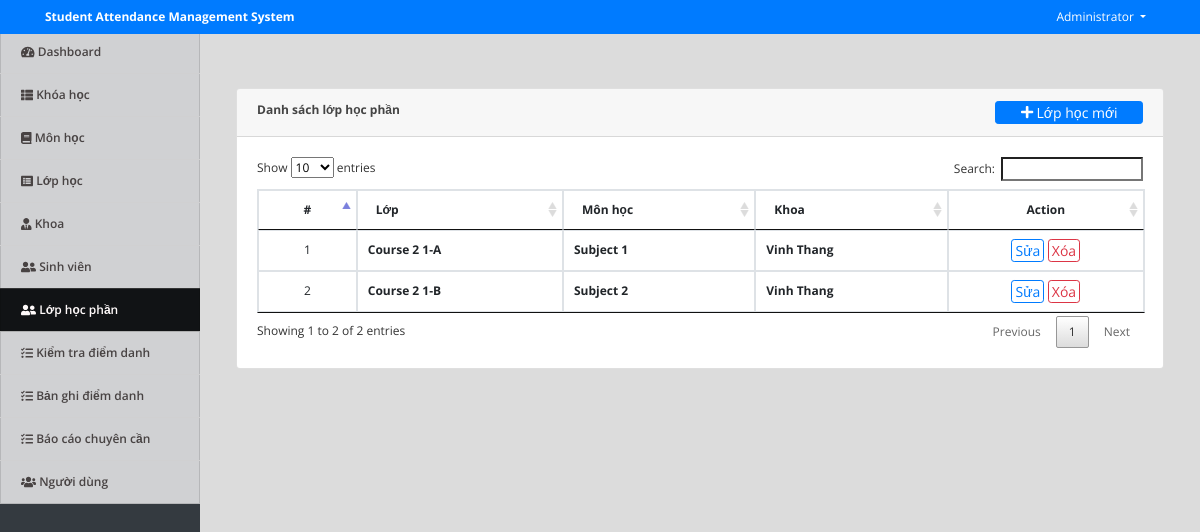
Screenshot of /index.php?page=class_subject (signed in) with the database file from the repository.
### tables this page shows
CREATE TABLE `class_subject` (
  `id` int(30) NOT NULL,
  `class_id` int(30) NOT NULL,
  `subject_id` int(30) NOT NULL,
  `faculty_id` int(30) NOT NULL,
  `student_ids` text NOT NULL,
  `date_created` datetime NOT NULL DEFAULT CURRENT_TIMESTAMP
);

CREATE TABLE `subjects` (
  `id` int(30) NOT NULL,
  `subject` varchar(100) NOT NULL,
  `description` text NOT NULL,
  `date_created` datetime NOT NULL DEFAULT CURRENT_TIMESTAMP
);

CREATE TABLE `faculty` (
  `id` int(30) NOT NULL,
  `id_no` varchar(50) NOT NULL,
  `name` text NOT NULL,
  `email` varchar(200) NOT NULL,
  `contact` varchar(50) NOT NULL,
  `address` text NOT NULL,
  `date_created` datetime NOT NULL DEFAULT CURRENT_TIMESTAMP
);

### class_subject.php (the view, shortened to what this page needs)
<?php include('db_connect.php');?>
<div class="container-fluid">
	<div class="col-lg-12">
		<div class="row">
			<div class="col-md-12">
				<div class="card">
					<div class="card-header">
						<b>Danh sách lớp học phần</b>
						<span class="float:right"><a class="btn btn-primary btn-block btn-sm col-sm-2 float-right" href="javascript:void(0)" id="new_class_subject">
					<i class="fa fa-plus"></i> Lớp học mới
				</a></span>
					</div>
					<div class="card-body">
						<table class="table table-condensed table-bordered table-hover">
							<thead>
								<tr>
									<th class="text-center">#</th>
									<th class="">Lớp </th>
									<th class="">Môn học</th>
									<th class="">Khoa</th>
									<th class="text-center">Action</th>
								</tr>
							</thead>
							<tbody>
								<?php
								$i = 1;
								$class_subject = $conn->query("SELECT cs.*,concat(co.course,' ',c.level,'-',c.section) as `class`,s.subject,f.name as fname FROM class_subject cs inner join `class` c on c.id = cs.class_id inner join courses co on co.id = c.course_id inner join faculty f on f.id = cs.faculty_id inner join subjects s on s.id = cs.subject_id order by concat(co.course,' ',c.level,'-',c.section) asc");
								while($row=$class_subject->fetch_assoc()):
								?>
								<tr>
									<td class="text-center"><?php echo $i++ ?></td>
									<td>
										<p> <b><?php echo $row['class'] ?></b></p>
									</td>
									<td class="">
										 <p> <b><?php echo $row['subject'] ?></b></p>
									</td>
									<td class="">
										 <p> <b><?php echo $row['fname'] ?></b></p>
									</td>
									<td class="text-center">
										<button class="btn btn-sm btn-outline-primary edit_class_subject" type="button" data-id="<?php echo $row['id'] ?>" >Sửa </button>
										<button class="btn btn-sm btn-outline-danger delete_class_subject" type="button" data-id="<?php echo $row['id'] ?>">Xóa</button>
									</td>
								</tr>
								<?php endwhile; ?>
							</tbody>
						</table>
					</div>
				</div>
			</div>
		</div>
	</div>
</div>

### index.php (shortened to what this page needs)
<!DOCTYPE html>
<html lang="en">
<head>
<?php
 include('./header.php');
 ?>
</head>
<body>
	<?php include 'topbar.php' ?>
	<?php include 'navbar.php' ?>
  <main id="view-panel" >
      <?php $page = isset($_GET['page']) ? $_GET['page'] :'home'; ?>
  	<?php include $page.'.php' ?>
  </main>
</body>
</html>

### header.php (shortened to what this page needs)
  <link rel="stylesheet" href="assets/font-awesome/css/all.min.css">
<link href="assets/vendor/bootstrap/css/bootstrap.min.css" rel="stylesheet">
<link href="assets/vendor/icofont/icofont.min.css" rel="stylesheet">
<link href="assets/vendor/boxicons/css/boxicons.min.css" rel="stylesheet">
<link href="assets/vendor/venobox/venobox.css" rel="stylesheet">
<link href="assets/vendor/animate.css/animate.min.css" rel="stylesheet">
<link href="assets/vendor/remixicon/remixicon.css" rel="stylesheet">
<link href="assets/vendor/owl.carousel/assets/owl.carousel.min.css" rel="stylesheet">
<link href="assets/vendor/bootstrap-datepicker/css/bootstrap-datepicker.min.css" rel="stylesheet">
<link href="assets/DataTables/datatables.min.css" rel="stylesheet">
<link href="assets/css/jquery.datetimepicker.min.css" rel="stylesheet">
<link href="assets/css/select2.min.css" rel="stylesheet">
<link href="assets/css/style.css" rel="stylesheet">
<link type="text/css" rel="stylesheet" href="assets/css/jquery-te-1.4.0.css">

### topbar.php (shortened to what this page needs)
<nav class="navbar navbar-light fixed-top bg-primary" style="padding:0">
  <div class="container-fluid mt-2 mb-2">
  	<div class="col-lg-12">
      <div class="col-md-4 float-left text-white">
        <large><b><?php echo isset($_SESSION['system']['name']) ? $_SESSION['system']['name'] : '' ?></b></large>
      </div>
	  	<div class="float-right">
        <div class=" dropdown mr-4">
            <a href="#" class="text-white dropdown-toggle"  id="account_settings" data-toggle="dropdown" aria-haspopup="true" aria-expanded="false"><?php echo $_SESSION['login_name'] ?> </a>
        </div>
      </div>
  </div>
</nav>

### navbar.php (shortened to what this page needs)
<nav id="sidebar" class='mx-lt-5 bg-dark' >
		<div class="sidebar-list">
				<a href="index.php?page=home" class="nav-item nav-home"><span class='icon-field'><i class="fa fa-tachometer-alt "></i></span> Dashboard</a>
				<?php if($_SESSION['login_faculty_id'] <= 0): ?>
				<a href="index.php?page=courses" class="nav-item nav-courses"><span class='icon-field'><i class="fa fa-th-list "></i></span> Khóa học</a>
				<a href="index.php?page=subjects" class="nav-item nav-subjects"><span class='icon-field'><i class="fa fa-book "></i></span> Môn học</a>
				<a href="index.php?page=class" class="nav-item nav-class"><span class='icon-field'><i class="fa fa-list-alt "></i></span> Lớp học</a>
				<a href="index.php?page=faculty" class="nav-item nav-faculty"><span class='icon-field'><i class="fa fa-user-tie "></i></span> Khoa</a>
				<a href="index.php?page=students" class="nav-item nav-students"><span class='icon-field'><i class="fa fa-user-friends "></i></span> Sinh viên</a>
				<a href="index.php?page=class_subject" class="nav-item nav-class_subject"><span class='icon-field'><i class="fa fa-user-friends "></i></span> Lớp học phần</a>
				<?php endif; ?>
				<a href="index.php?page=check_attendance" class="nav-item nav-check_attendance"><span class='icon-field'><i class="fa fa-tasks "></i></span> Kiểm tra điểm danh</a>
				<a href="index.php?page=attendance_record" class="nav-item nav-attendance_record"><span class='icon-field'><i class="fa fa-tasks "></i></span> Bản ghi điểm danh</a>
				<a href="index.php?page=attendance_report" class="nav-item nav-attendance_report"><span class='icon-field'><i class="fa fa-tasks "></i></span> Báo cáo chuyên cần</a>
				<?php if($_SESSION['login_type'] == 1): ?>
				<a href="index.php?page=users" class="nav-item nav-users"><span class='icon-field'><i class="fa fa-users "></i></span> Người dùng</a>
			<?php endif; ?>
		</div>
</nav>

### assets/css/style.css (style rules this page uses)
body { font-family: "Open Sans", sans-serif; color: #444444; width: 100%; height: calc(100%); font-size: 12px; }
a { color: #1977cc; }
nav#sidebar { height: calc(100%); position: fixed; z-index: 99; left: 0; width: 200px; font-size: 12px; top: 2.5em; }
a.nav-item { position: relative; display: block; padding: .75rem 1.25rem; margin-bottom: -1px; border: 1px solid rgba(0,0,0,.125); background-color: #ffffffc4; color: #484343; font-weight: 600; }
a.nav-item:hover, .nav-item.active { background-color: #000000ad; color: #fffafa; }
main#view-panel { margin-left: 200px; width:calc(100% - 200px); margin-top: 2.8em; padding: .5em }
.btn-sm { padding: .0001rem .2rem; }

### index.php (style rules this page uses)
body { background: #80808045; }

### class_subject.php (style rules this page uses)
td { vertical-align: middle !important; }
td p { margin: unset }

### rows the page displays
class_subject: class "Course 2 1-A", subject.subject "Subject 1", faculty.name "Vinh Thang"
class_subject: class "Course 2 1-B", subject.subject "Subject 2", faculty.name "Vinh Thang"

### other values shown
$_SESSION['system']['name'] "Student Attendance Management System"
$_SESSION['login_name'] "Administrator"
